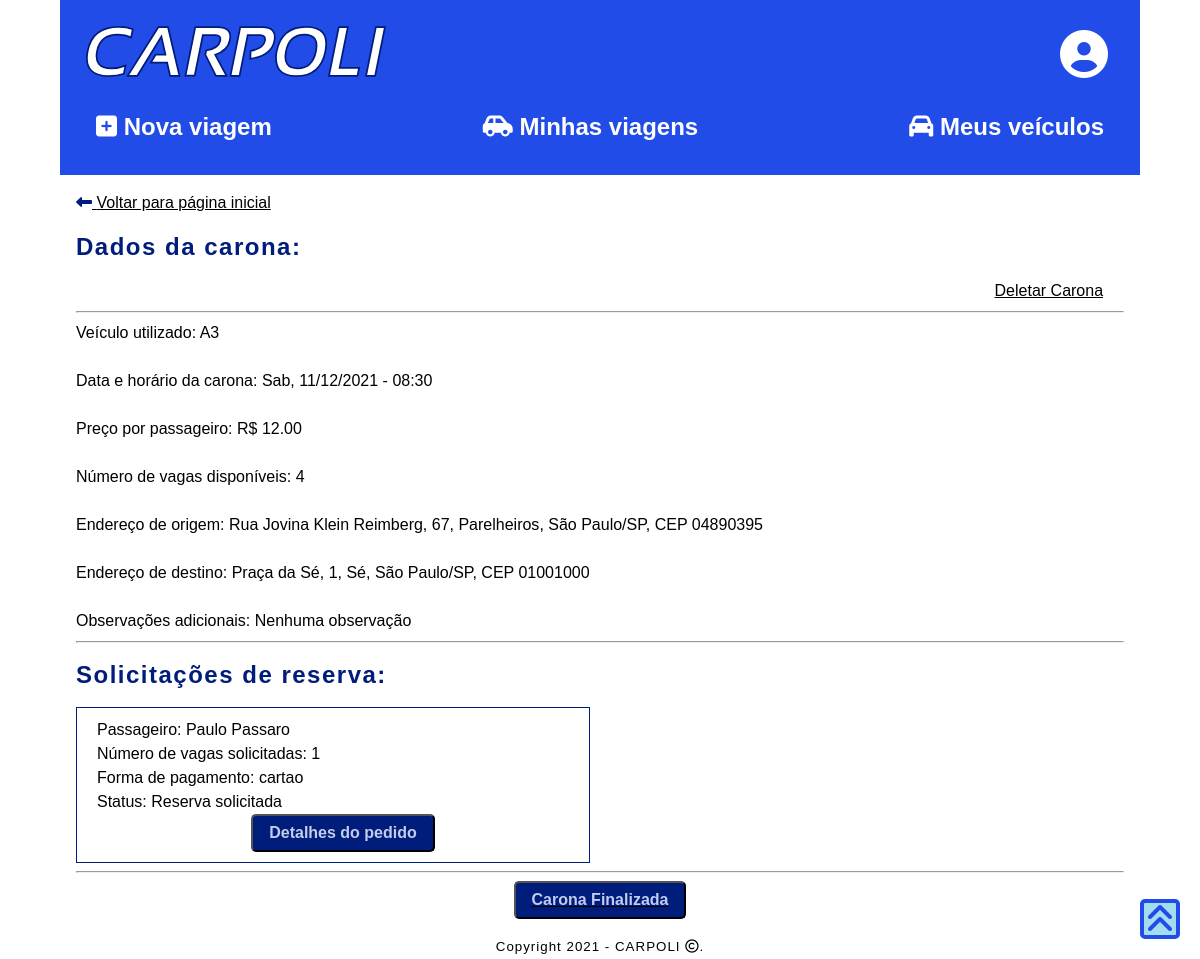
The page /caronas/minhas_caronas/9/ (signed in) on the database its author committed.
### caronas/models.py (models this page shows, shortened)
class Log_Carona(models.Model):
    id_carona_passageiros = models.ForeignKey(Carona_Passageiros, on_delete=models.CASCADE)
    horario_log = models.DateTimeField(default=timezone.now)
    status_carona = models.ForeignKey(Status, on_delete=models.CASCADE)
    comentario_log = models.CharField(max_length=255, null=True, default="-")

class Veiculo(models.Model):
    id_condutor = models.ForeignKey(Condutor, on_delete=models.CASCADE)
    fabricante_veic = models.CharField(max_length=50)
    modelo_veic = models.CharField(max_length=50)
    placa_veic = models.CharField(max_length=7)
    cor_veic = models.CharField(max_length=50)
    capacidade_veic = models.IntegerField()
    apelido_veic = models.CharField(max_length=50, null=True, blank=True)

class Carona(models.Model):
    id_condutor = models.ForeignKey(Condutor, on_delete=models.CASCADE)
    id_veiculo = models.ForeignKey(Veiculo, on_delete=models.CASCADE)
    horario_carona = models.DateTimeField()
    valor_carona = models.DecimalField(max_digits=6, decimal_places=2)
    vagas_disponiveis = models.IntegerField()
    observacoes = models.CharField(max_length=255, null=True, default="Nenhuma observação")
    cep_origem = models.CharField(max_length=8)
    endereco_origem = models.CharField(max_length=255)
    num_origem = models.CharField(max_length=8)
    bairro_origem = models.CharField(max_length=255)
    cidade_origem = models.CharField(max_length=50)
    estado_origem = models.CharField(max_length=50)
    cep_destino = models.CharField(max_length=8)
    endereco_destino = models.CharField(max_length=255)
    num_destino = models.CharField(max_length=8)
    bairro_destino = models.CharField(max_length=255)
    cidade_destino = models.CharField(max_length=50)
    estado_destino = models.CharField(max_length=50)

class Carona_Passageiros(models.Model):
    CARTAO = 'cartao'
    DINHEIRO = 'dinheiro'
    TIPO_PAGAMENTO_CHOICES = [
        (CARTAO, 'Cartão'),
        (DINHEIRO, 'Dinheiro'),
    ]
    id_passageiro = models.ForeignKey(Profile, on_delete=models.CASCADE)
    id_cartao_passageiro = models.ForeignKey(Cartao_Passageiro, on_delete=models.CASCADE, null=True)
    id_carona = models.ForeignKey(Carona, on_delete=models.CASCADE)
    num_pessoas = models.IntegerField()
    tipo_pagamento = models.CharField(max_length=20,choices=TIPO_PAGAMENTO_CHOICES)

class Profile(models.Model):
    user = models.OneToOneField(User, on_delete=models.CASCADE)
    nascimento = models.DateField()
    cpf = models.CharField(max_length=11, unique=True)
    telefone = models.CharField(max_length=11)
    cep = models.CharField(max_length=8)
    estado = models.CharField(max_length=50)
    cidade = models.CharField(max_length=50)
    endereco = models.CharField(max_length=255)
    bairro = models.CharField(max_length=255)
    num_residencia = models.CharField(max_length=8)
    complemento = models.CharField(max_length=50, null=True, default="-")
    is_condutor = models.BooleanField(default=False)
    is_passageiro = models.BooleanField(default=False)
    is_admin = models.BooleanField(default=False)
    status = models.ForeignKey(Status, on_delete=models.CASCADE)

class Status(models.Model):
    descricao = models.CharField(max_length=255)
    def __str__(self):
        return f'{self.descricao}'

### caronas/views.py (the view)
# urls.py: path('minhas_caronas/<int:carona_id>/', views.detail_carona_condutor, name='detail_carona_condutor'),
@login_required
def detail_carona_condutor(request, carona_id):
    usuario = get_object_or_404(Profile, user=request.user)
    carona = get_object_or_404(Carona, pk=carona_id)
    if usuario.is_condutor and carona.id_condutor.id_user.user==request.user:
        profile_condutor = get_object_or_404(Profile, user=carona.id_condutor.id_user.user)
        profile_passageiro = Profile.objects.get(user=request.user)
        vagas_reservadas = 0
        if Carona_Passageiros.objects.filter(id_carona = carona).exists():
            carona_passageiros_list = Carona_Passageiros.objects.filter(id_carona = carona)
            log_list = []
            for carona_passageiro in carona_passageiros_list:
                log = Log_Carona.objects.filter(id_carona_passageiros = carona_passageiro).latest('horario_log')
                log_list.append(log)
                if log.status_carona.descricao == 'Reserva confirmada':
                    carona_passageiros = log.id_carona_passageiros
                    vagas_reservadas += int(carona_passageiros.num_pessoas)
            vagas_disponiveis = carona.vagas_disponiveis - vagas_reservadas
            context = {'carona': carona, 'veiculo': carona.id_veiculo, 'log_list': log_list, 'carona_passageiros_list': carona_passageiros_list, 'vagas_disponiveis': vagas_disponiveis}
        else:
            vagas_disponiveis = carona.vagas_disponiveis - vagas_reservadas
            context = {'carona': carona, 'veiculo': carona.id_veiculo, 'vagas_disponiveis': vagas_disponiveis}
        return render(request, 'caronas/detail_carona_condutor.html', context)
    else:
        return HttpResponseRedirect(reverse('sem_acesso'))

### caronas/templates/caronas/detail_carona_condutor.html (shortened to what this page needs)
{% extends 'base_condutor.html' %}
{% block content %}
<a href="{% url 'index' %}">
    <i class="fas fa-long-arrow-alt-left"></i>
    Voltar para página inicial
</a>
<h2>Dados da carona:</h2>
<div class="div_container_rev">
    {% if carona_passageiros_list %}
        {% for carona_passageiros in carona_passageiros_list %}
            {% for log in log_list %}
                {% if log.id_carona_passageiros == carona_passageiros %}
                    {% if log.status_carona.descricao == "Reserva solicitada" or log.status_carona.descricao == "Reserva confirmada"%}
                    <div class="div_subcont_mini">
                        <a href="{% url 'delete_carona' carona.id %}">
                            Deletar Carona
                        </a>
                    </div>
                    {% endif %}
                {% endif %}
            {% endfor %}
        {% endfor %}
    {% endif %}
</div>
<hr>
<div class="div_container">
    Veículo utilizado: {{veiculo.modelo_veic}}
    <br>
    <br>
    Data e horário da carona: {{carona.horario_carona|date:"D, d/m/Y"}} - {{carona.horario_carona|time:"H:i"}}
    <br>
    <br>
    Preço por passageiro: R$ {{carona.valor_carona}}
    <br>
    <br>
    Número de vagas disponíveis: {{ vagas_disponiveis }}
    <br>
    <br>
    Endereço de origem: {{ carona.endereco_origem }}, {{ carona.num_origem }}, {{ carona.bairro_origem }}, {{ carona.cidade_origem }}/{{ carona.estado_origem }}, CEP {{ carona.cep_origem }}
    <br>
    <br>
    Endereço de destino: {{ carona.endereco_destino }}, {{ carona.num_destino }}, {{ carona.bairro_destino }}, {{ carona.cidade_destino }}/{{ carona.estado_destino }}, CEP {{ carona.cep_destino }}
    <br>
    <br>
    Observações adicionais: {{carona.observacoes}}
</div>
<hr>
<h2>Solicitações de reserva:</h2>
{% if carona_passageiros_list %}
<section class="busca">
    {% for carona_passageiros in carona_passageiros_list %}
        {% for log in log_list %}
            {% if log.id_carona_passageiros == carona_passageiros %}
                {% if log.status_carona.descricao == "Reserva solicitada" or log.status_carona.descricao == "Reserva confirmada" or log.status_carona.descricao == "Carona finalizada" %}
                    <article class="carona_busca">
                        Passageiro: {{carona_passageiros.id_passageiro.user.get_full_name}} <br />
                        Número de vagas solicitadas: {{ carona_passageiros.num_pessoas }} <br />
                        Forma de pagamento: {{ carona_passageiros.tipo_pagamento }} <br />
                        Status: {{ log.status_carona }} <br />
                        {% if log.status_carona.descricao == "Reserva solicitada" %}
                            <a  href="{% url 'aceitar_solicitacao' carona.id carona_passageiros.id %}" class="center">
                                <button type="button">Detalhes do pedido</button>
                            </a>
                        {% endif %}
                    </article>
                {% else %}
                <p>Nenhum pedido de carona :(</p>
                {% endif %}
            {% endif %}
        {% endfor %}
    {% endfor %}
</section>
{% else %}
<p>Nenhum pedido de carona :(</p>
{% endif %}
<hr>
{% if carona_passageiros_list %}
    {% for carona_passageiros in carona_passageiros_list %}
        {% for log in log_list %}
            {% if log.id_carona_passageiros == carona_passageiros %}
                {% if log.status_carona.descricao != "Carona finalizada" %}
                    <a href="{% url 'finalizar_carona' carona.id %}">
                        <button type="submit" class="center">Carona Finalizada</button>
                    </a>
                {% endif %}
            {% endif %}
        {% endfor %}
    {% endfor %}
{% endif %}
{% endblock content %}

### static/style.css (style rules this page uses)
:root { --primary-color: #000000; --secondary-color: #001d7c; --terciary-color: #A2DCEE; --primary-background: #ffffff; --secondary-background: #214CE7; --terciary-background: #C2CCED; font-size: 16px; line-height: 1.5em; }
* { font-family:'Trebuchet MS', 'Lucida Sans Unicode', 'Lucida Grande', 'Lucida Sans', Arial, sans-serif; color: var(--primary-color); box-sizing: border-box; }
.div_container_rev { max-width: 100%; display: flex; flex-direction: row; flex-wrap: wrap; justify-content: flex-end; }
.div_container { max-width: 100%; display: flex; flex-direction: row; flex-wrap: wrap; }
.div_subcont_mini { min-width:min-content; padding-left: 2%; padding-right: 2%; justify-content: center; }
html { background-color: var(--primary-background); height: 100%; scroll-behavior: smooth; }
body { background-color: var(--primary-background); display: flex; flex-direction: column; padding: 0; margin:0; border:0; }
h1, h2, h3 { color: var(--secondary-color); letter-spacing: 1.5px; text-align: left; }
.busca { display: grid; grid-template-columns: 1fr 1fr; column-gap: 20px; row-gap: 20px; }
.carona_busca { border: 1px solid var(--secondary-color); padding-bottom: 10px; padding-left: 20px; padding-top: 10px; }
button { background-color: var(--secondary-color); color: var(--terciary-background); border-radius: 5px; font-size: medium; font-weight: bold; padding: 0.5rem 1rem; }
.fas { color: var(--secondary-color); }
.center { margin-left: auto; margin-right: auto; display: block; text-align: center; margin-top: 0px; margin-bottom: 0px; }

### rows shown on the page
Carona_Passageiros: id_passageiro.user.get_full_name "Paulo Passaro", num_pessoas "1", tipo_pagamento "cartao"
Log_Carona: shows "Deletar Carona", status_carona "Reserva solicitada", shows "Detalhes do pedido", shows "Carona Finalizada"
Veiculo: modelo_veic "A3"
Carona: horario_carona "Sab, 11/12/2021", horario_carona "08:30", valor_carona "12.00", endereco_origem "Rua Jovina Klein Reimberg", num_origem "67", bairro_origem "Parelheiros", cidade_origem "São Paulo", estado_origem "SP", cep_origem "04890395", endereco_destino "Praça da Sé", num_destino "1", bairro_destino "Sé", cidade_destino "São Paulo", estado_destino "SP", cep_destino "01001000", observacoes "Nenhuma observação"

### other values the page prints
{{ vagas_disponiveis }} "4"
